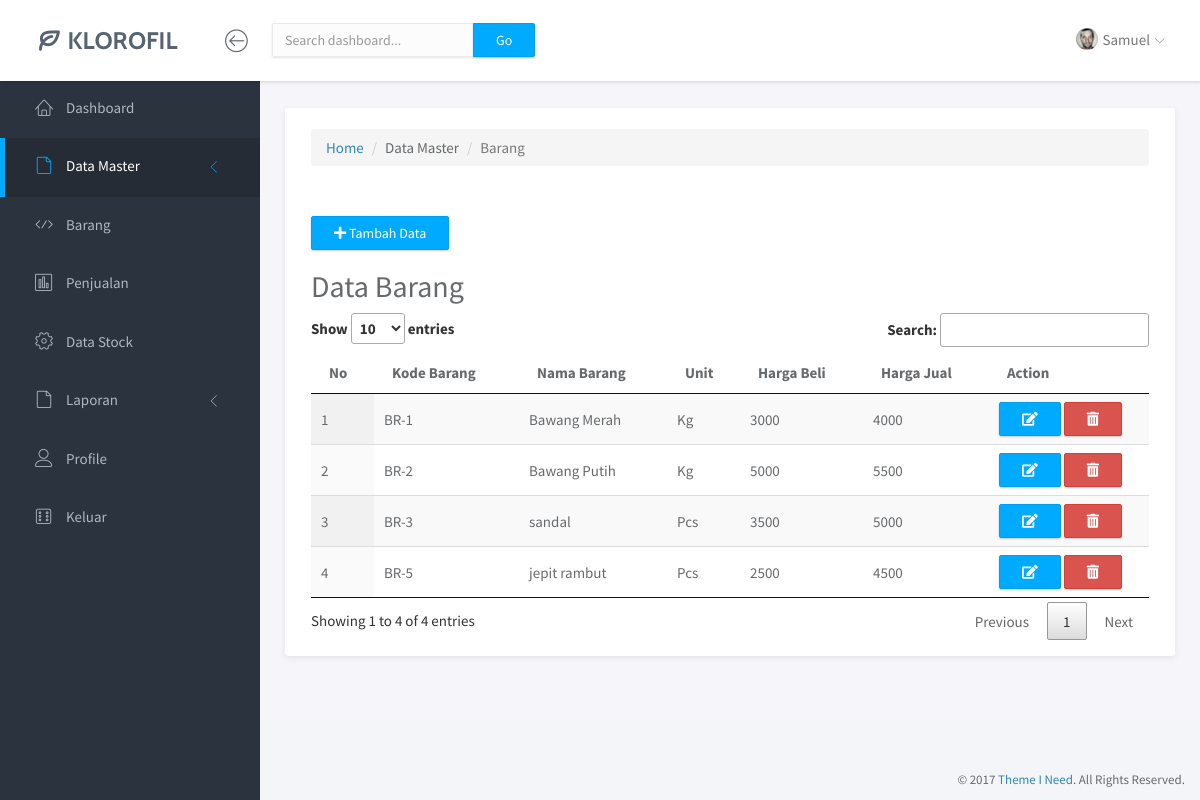
/2-Dashboard-BeliBarang.php, run on the app's committed database.
### tables this page shows
CREATE TABLE `identitas_barang` (
  `Kode_Barang` varchar(12) NOT NULL,
  `Nama_Barang` varchar(30) NOT NULL,
  `Unit` enum('Kg','Pcs') NOT NULL,
  `Harga_Beli` bigint(20) NOT NULL,
  `Harga_Jual` bigint(20) NOT NULL,
  `Quantity` bigint(20) DEFAULT NULL,
  `Total_Quantity` bigint(20) DEFAULT NULL
);

### functions/functions-belibarang.php (called while the page is built, shortened)
<?php
$conn = mysqli_connect("localhost", "root", "", "kpdiana");
function query($query) {
	global $conn;
	$result = mysqli_query($conn, $query);
	$rows = [];
	while( $row = mysqli_fetch_assoc($result) ) {
		$rows[] = $row;
	}
	return $rows;
}
?>

### 2-Dashboard-BeliBarang.php (the view, shortened to what this page needs)
<?php
require 'functions/functions-belibarang.php';
$daftarbarang = query("SELECT * FROM identitas_barang");
?>
<!doctype html>
<html lang="en">
<head>
    <link rel="stylesheet" href="assets/vendor/bootstrap/css/bootstrap.min.css">
    <link rel="stylesheet" href="assets/vendor/fontawesome-free-5.15.3-web/css/all.css">
    <link rel="stylesheet" href="assets/vendor/linearicons/style.css">
    <link rel="stylesheet" href="assets/vendor/chartist/css/chartist-custom.css">
    <link rel="stylesheet" href="assets/css/main.css">
    <link rel="stylesheet" href="assets/css/demo.css">
    <link rel="stylesheet" href="assets/vendor/datatables/jquery.dataTables.min.css">
</head>
<body>
    <div id="wrapper">
        <nav class="navbar navbar-default navbar-fixed-top">
            <div class="brand">
                <a href="index.html"><img src="assets/img/logo-dark.png" alt="Klorofil Logo" class="img-responsive logo"></a>
            </div>
            <div class="container-fluid">
                <div class="navbar-btn">
                    <button type="button" class="btn-toggle-fullwidth"><i class="lnr lnr-arrow-left-circle"></i></button>
                </div>
                <form class="navbar-form navbar-left">
                    <div class="input-group">
                        <input type="text" value="" class="form-control" placeholder="Search dashboard...">
                        <span class="input-group-btn"><button type="button" class="btn btn-primary">Go</button></span>
                    </div>
                </form>
                <div id="navbar-menu">
                    <ul class="nav navbar-nav navbar-right">
                        <li class="dropdown">
                            <a href="#" class="dropdown-toggle" data-toggle="dropdown"><img src="assets/img/user.png" class="img-circle" alt="Avatar"> <span>Samuel</span> <i class="icon-submenu lnr lnr-chevron-down"></i></a>
                        </li>
                    </ul>
                </div>
            </div>
        </nav>
        <div id="sidebar-nav" class="sidebar">
            <div class="sidebar-scroll">
                <nav>
                    <ul class="nav">
                        <li><a href="1-Dashboard-Home.html" class=""><i class="lnr lnr-home"></i> <span>Dashboard</span></a></li>
                        <li>
                            <a href="#subPages" data-toggle="collapse" class="collapsed active"><i class="lnr lnr-file-empty"></i>
							<span>Data Master</span> <i class="icon-submenu lnr lnr-chevron-left"></i></a>
                        </li>
                        <li><a href="9-Dashboard-BarangMasuk.php" class=""><i class="lnr lnr-code"></i></i> <span>Barang</span></a></li>
                        <li><a href="4-Dashboard-Penjualan.php" class=""><i class="lnr lnr-chart-bars"></i> <span>Penjualan</span></a></li>
                        <li><a href="5-Dashboard-DataStock.php" class=""><i class="lnr lnr-cog"></i> <span>Data Stock</span></a></li>
                        <li>
                            <a href="#Laporan" data-toggle="collapse" class="collapsed"><i class="lnr lnr-file-empty"></i>
							<span>Laporan</span> <i class="icon-submenu lnr lnr-chevron-left"></i></a>
                        </li>
                        <li><a href="page-profile.html" class=""><i class="lnr lnr-user"></i> <span>Profile</span></a></li>
                        <li><a href="" class=""><i class="lnr lnr-dice"></i> <span>Keluar</span></a></li>
                    </ul>
                </nav>
            </div>
        </div>
        <div class="main">
            <div class="main-content">
                <div class="container-fluid">
                    <div class="panel panel-headline">
                        <div class="panel-heading">
                            <div class="inibreadcumb">
                                <nav aria-label="breadcrumb">
                                    <ol class="breadcrumb">
                                        <li class="breadcrumb-item"><a href="1-Dashboard-Home.html">Home</a></li>
                                        <li class="breadcrumb-item">Data Master</li>
                                        <li class="breadcrumb-item active" aria-current="page">Barang</li>
                                    </ol>
                                </nav>
                            </div>
                        </div>
                        <div class="panel-body">
                            <div class="row">
                                <div class="col-md-12">
                                    <button type="button" class="btn btn-primary" data-toggle="modal" data-target="#exampleModal"> <i class="fas fa-plus"></i> Tambah Data</button>
                                    <h2>Data Barang</h2>
                                    <table id="table_barang" class="display">
                                        <thead>
                                            <tr>
                                                <th>No</th>
                                                <th>Kode Barang</th>
                                                <th>Nama Barang</th>
                                                <th>Unit</th>
                                                <th>Harga Beli</th>
                                                <th>Harga Jual</th>
                                                <th>Action</th>
                                            </tr>
                                        </thead>
                                        <tbody>
                                            <?php $i = 1; ?>
                                            <?php foreach($daftarbarang as $barang): ?>
                                            <tr>
                                                <td><?= $i ?></td>
                                                <td><?= $barang['Kode_Barang'] ?></td>
                                                <td><?= $barang['Nama_Barang'] ?></td>
                                                <td><?= $barang['Unit'] ?></td>
                                                <td><?= $barang['Harga_Beli'] ?></td>
                                                <td><?= $barang['Harga_Jual'] ?></td>
                                                <td>
                                                    <button type="button" class="btn btn-primary" data-toggle="modal" data-target="#editModal" data-whatever="<?= $barang['Kode_Barang'] ?>_<?= $barang['Nama_Barang'] ?>_<?= $barang['Unit'] ?>_<?= $barang['Harga_Beli'] ?>_<?= $barang['Harga_Jual'] ?>"><i class="fas fa-edit"></i></button>
                                                    <button type="button" class="btn btn-danger" data-toggle="modal" data-target="#deleteModal" data-whatever="<?= $barang['Kode_Barang'] ?>_<?= $barang['Nama_Barang'] ?>"><i class="fas fa-trash-alt"></i></button>
                                                </td>
                                            </tr>
                                            <?php $i++; ?>
                                            <?php endforeach ?>
                                        </tbody>
                                    </table>
                                </div>
                            </div>
                        </div>
                    </div>
                </div>
            </div>
        </div>
        <footer>
            <div class="container-fluid">
                <p class="copyright">&copy; 2017 <a href="https://www.themeineed.com" target="_blank">Theme I Need</a>. All Rights Reserved.</p>
            </div>
        </footer>
    </div>
</body>
</html>

### data on the page
identitas_barang: Kode_Barang "BR-1", Nama_Barang "Bawang Merah", Unit "Kg", Harga_Beli "3000", Harga_Jual "4000"
identitas_barang: Kode_Barang "BR-2", Nama_Barang "Bawang Putih", Unit "Kg", Harga_Beli "5000", Harga_Jual "5500"
identitas_barang: Kode_Barang "BR-3", Nama_Barang "sandal", Unit "Pcs", Harga_Beli "3500", Harga_Jual "5000"
identitas_barang: Kode_Barang "BR-5", Nama_Barang "jepit rambut", Unit "Pcs", Harga_Beli "2500", Harga_Jual "4500"
